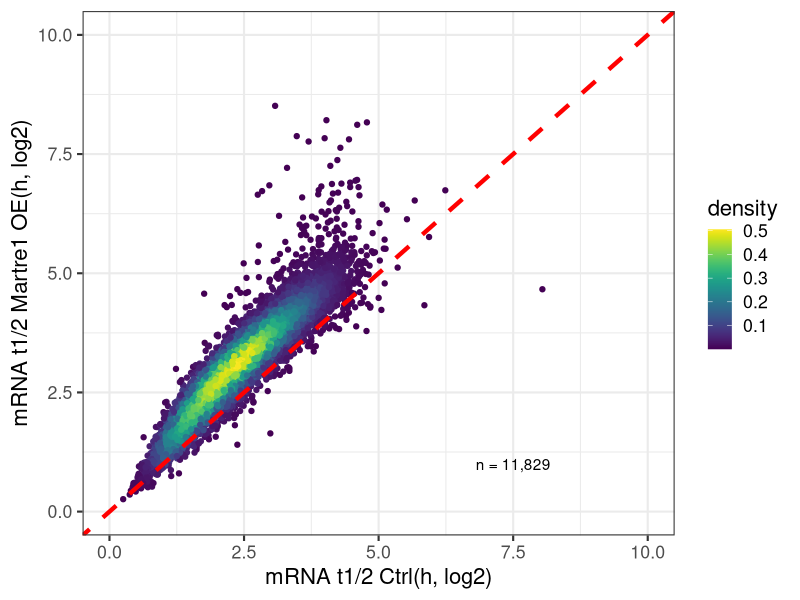
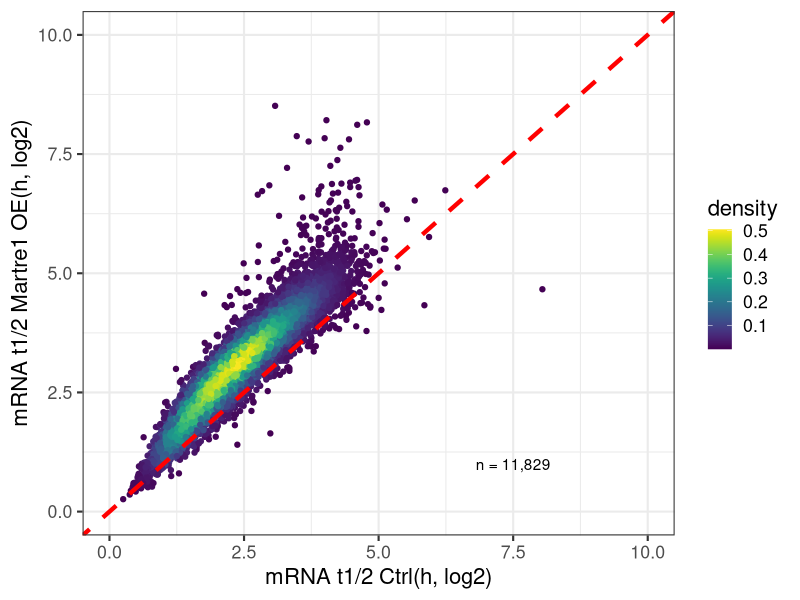

Write the R code that produced these figures, in order.
library(dplyr)
setwd("C:/Users/Lenovo/Desktop/github_JiachenBu/output")


HL_result <- read.table('ES_RNAseq.Martre1OEvsCtrl.normalized_counts.halflife.result.mse0.05.txt', h=T, row.names=1)
HL <- HL_result[, c("Ctrl.halflife", "Martre1OE.halflife") ]
x <- log2(HL+1)
colnames(x) <- c("Ctrl", "LocOE")
nrow(x)  #11,829

#######################
library(MASS)
library(ggplot2)
library(viridis)

theme_set(theme_bw(base_size = 16))
get_density <- function(x, y, ...) {
  dens <- MASS::kde2d(x, y, ...)
  ix <- findInterval(x, dens$x)
  iy <- findInterval(y, dens$y)
  ii <- cbind(ix, iy)
  return(dens$z[ii])
}

set.seed(1)
x$density <- get_density(x$Ctrl,x$LocOE, n = 100)
ggplot(x) + geom_point(aes(Ctrl, LocOE, color = density)) + scale_color_viridis() + xlim(0,10) + ylim(0,10) + geom_abline(intercept = 0, slope=1, linetype="dashed", color="red", size = 1.5) + 
labs(x = "mRNA t1/2 Ctrl(h, log2)", y= "mRNA t1/2 Martre1 OE(h, log2)") +
annotate("text", x=7.5, y=1, label= "n = 11,829")
ggsave("ES_RNAseq.Martre1OEvsCtrl.normalized_counts.halflife.result.mse0.05.heatscatterplot.pdf", width=5.5, height=4)
